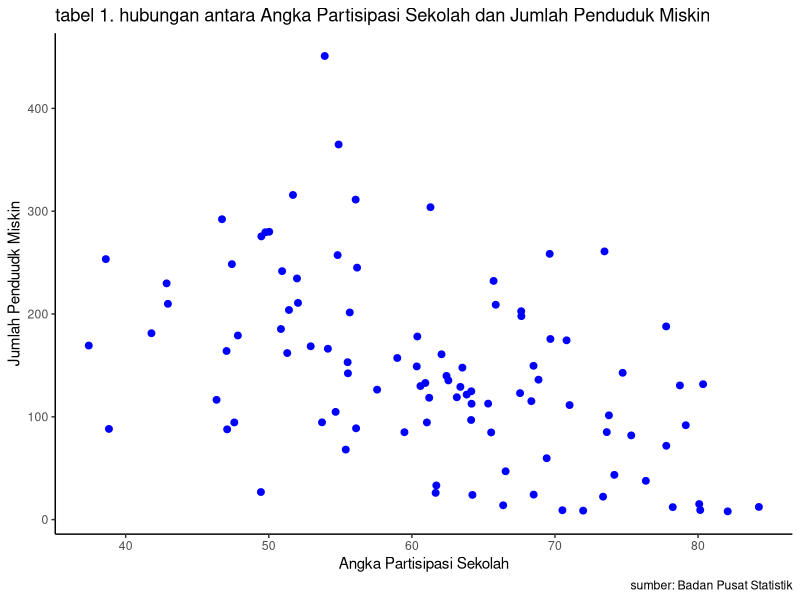

Reproduce this figure in R.
## ---- chunk 1
#| warning: false
#| echo: true
library("tidyverse")
library("readxl")
library("writexl")
library("dplyr")
## ---- chunk 2
#import dataset
library(readxl)
dat<-read_excel('JAWA.xlsx')
head(dat)
## ---- chunk 3
library("ggplot2")
library("readxl")
library("dplyr")
ggplot(data=dat,aes(x=aps,y=jps)) +
  geom_point(color="blue",size=2) + # setiap nambah command, selalu kasih tanda +
  labs(title="tabel 1. hubungan antara Angka Partisipasi Sekolah dan Jumlah Penduduk Miskin",
       x="Angka Partisipasi Sekolah",
       y="Jumlah Penduudk Miskin",
       caption = "sumber: Badan Pusat Statistik") +
  theme_classic()
## ---- chunk 4
#import dataset
library(readxl)
dat<-read_excel('JAWA.xlsx')
head(dat)
## ---- chunk 5
reg1<-lm(aps~jps,data=dat)
summary(reg1)
